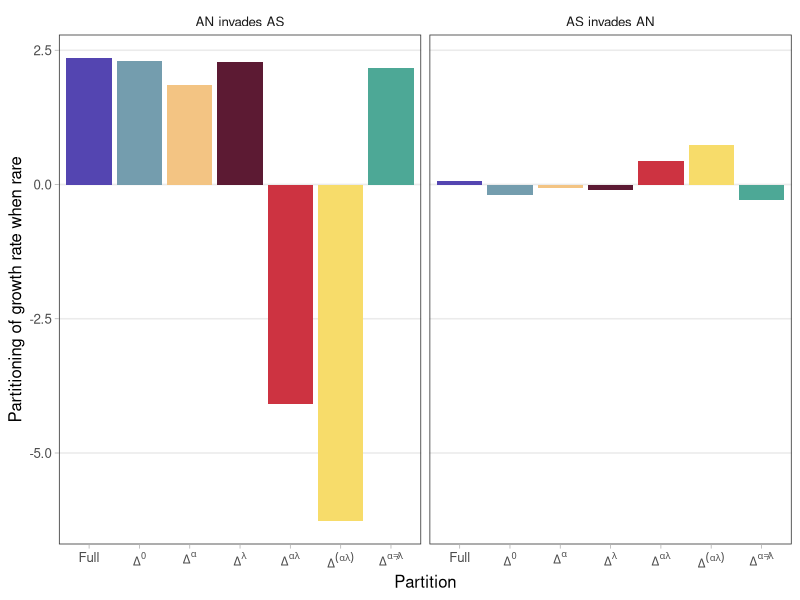
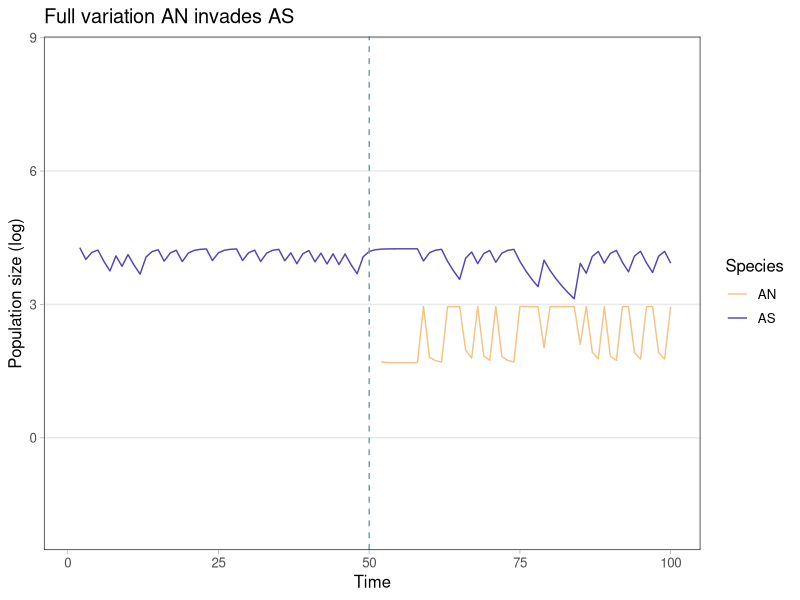
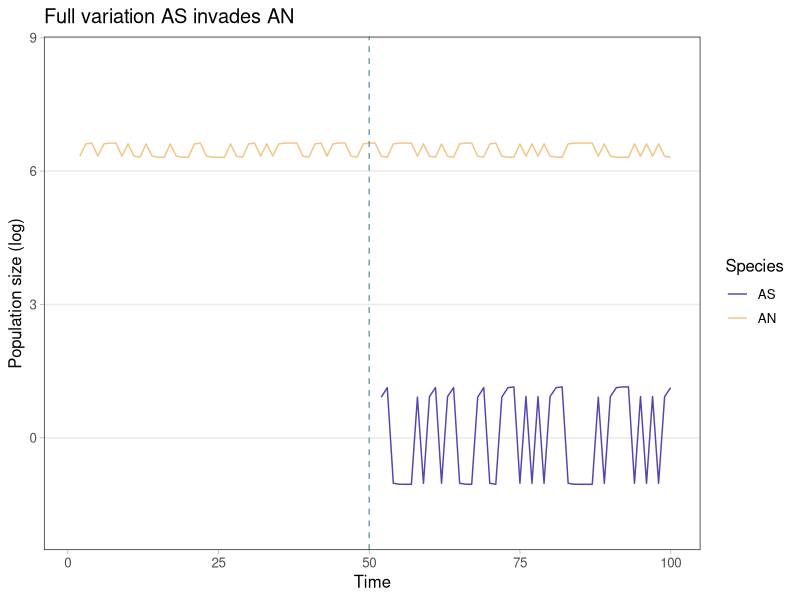
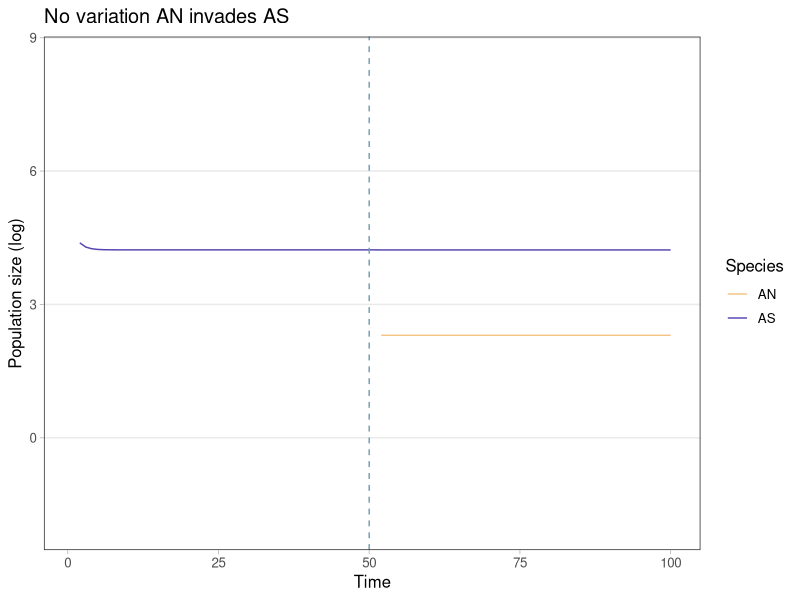
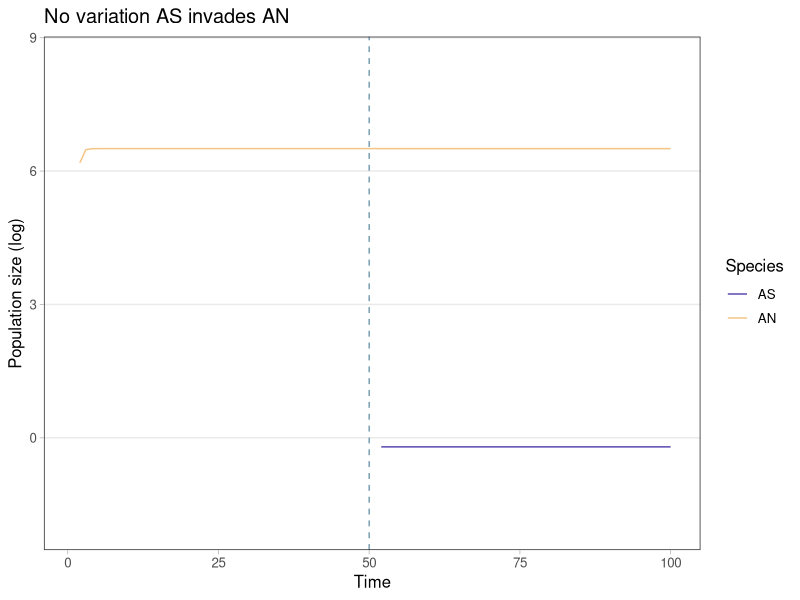
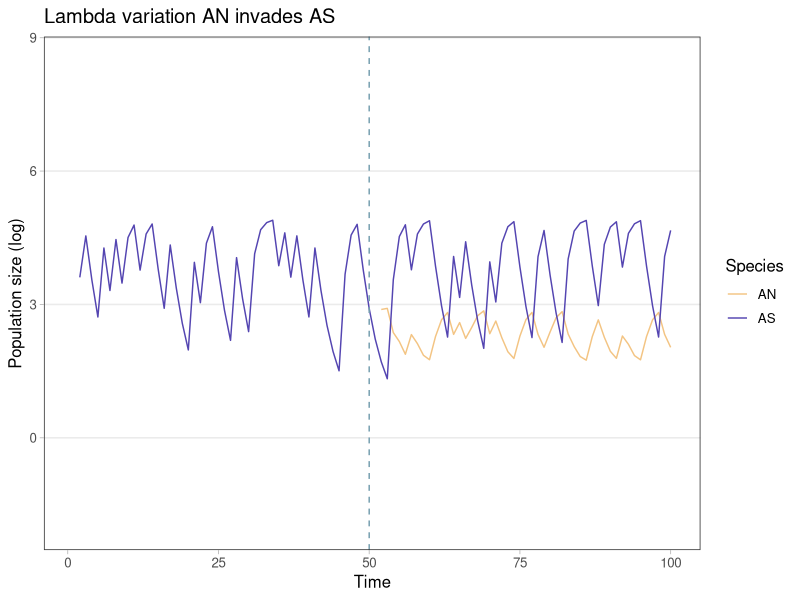
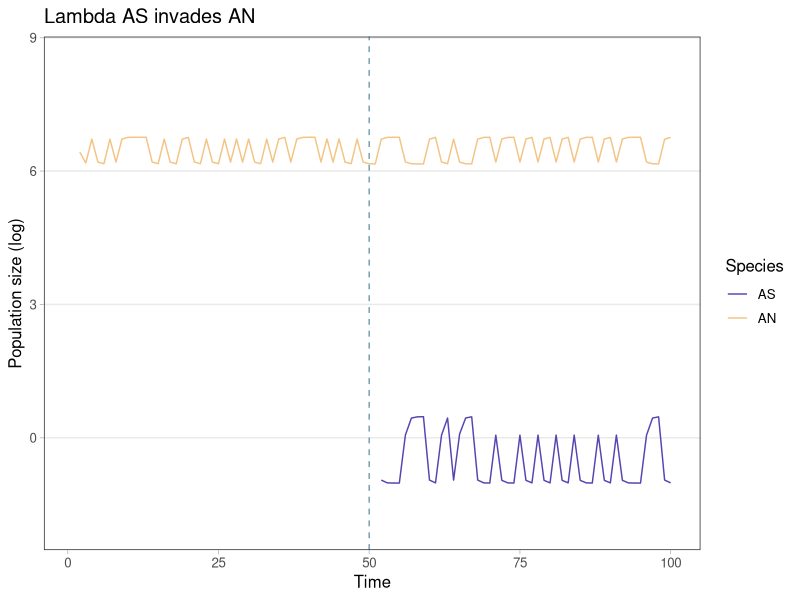
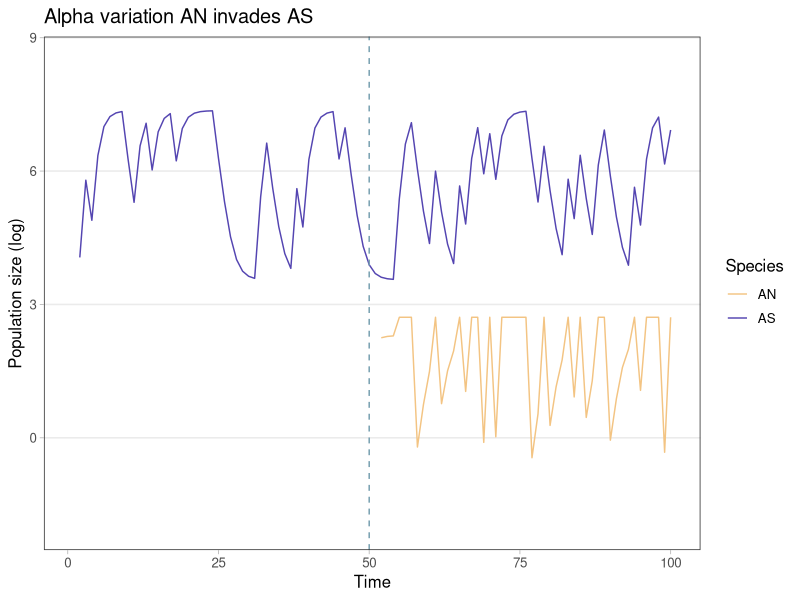

Source code (R) for these figures, in order:
## ---- chunk 1
knitr::opts_chunk$set(echo = TRUE)
library(tidyverse)

## Personal ggplot theme
theme_cw <- function () { 
  theme_bw(base_size=12) %+replace% 
    theme(
      panel.background = element_blank(), 
      plot.background = element_blank(), 
      axis.ticks = element_line(colour = "grey70", size = rel(0.5)),
      panel.grid.minor = element_blank(), 
      panel.grid.major.x = element_blank(),
      legend.background = element_blank(), 
      legend.key = element_blank(),
      strip.background = element_blank(), 
    #  strip.text=element_text(size=12),
    #  axis.text=element_text(size=12),
      complete = TRUE
    )
}
## ---- chunk 2

# seed survival and germination fractions
# don't currently differ by environmental conditions but they could
as <- 0 # changed to 0 to be a fully non-seedbanking species
ag <- 0.9
es <- 0.82
eg <- 0.6

# main parameters
pars <- read.csv('model_parameters_hallett.csv') %>%
  mutate(species = ifelse(species == 'Avena', 'an', 'as'), # generalize species names
         treatment = ifelse(treatment == 'consistentDry','dry','wet')) %>%
  rename(a.an = aiA, a.as = aiE) %>%
  select(-X) %>%
  mutate(seed.surv = ifelse(species == 'an', as, es),
         seed.germ = ifelse(species == 'an', ag, eg)) # add seed survival and germ columns

# adding average values to the parameter df
an.means <- pars %>%
  filter(species == 'an') %>% 
  select(a.an, a.as, lambda, seed.surv, seed.germ) %>%
  colMeans()
as.means <- pars %>%
  filter(species == 'as') %>% 
  select(a.an, a.as, lambda, seed.surv, seed.germ) %>%
  colMeans()
pars <- pars %>%
  add_row(treatment = 'average', species = 'an', 
          a.an = an.means['a.an'], a.as = an.means['a.as'], lambda = an.means['lambda'],
          seed.surv = an.means['seed.surv'], seed.germ = an.means['seed.germ']) %>%
  add_row(treatment = 'average', species = 'as', 
          a.an = as.means['a.an'], a.as = as.means['a.as'], lambda = as.means['lambda'],
          seed.surv = as.means['seed.surv'], seed.germ = as.means['seed.germ'])
## ---- chunk 3
# Determine equilibrium conditions for each species in isolation 
pop_equilibrium <- function (N0, s, g, a.intra, lambda) {
  # to run for only a single timestep
  N <- s*(1-g)*N0 + N0*(lambda*g)/(1+a.intra*N0)
  return(N)
}

# invader population growth rate one time step forward
pop_invade <- function (N0, resident, s, g, a.inter, lambda) {
  # to run for only a single timestep
  N <- s*(1-g)*N0 + N0*(lambda*g)/(1+a.inter*resident)
  return(N)
}

# resident population growth rate one time step forward
pop_resident <- function (N0, resident, s, g, a.intra, a.inter, lambda) {
  # to run for only a single timestep
  N <- s*(1-g)*resident + resident*(lambda*g)/(1+a.intra*resident+a.inter*N0)
  return(N)
}
## ---- chunk 4
run_invasion <- function(sp.invader, sp.resident, N0.i, N0.r, parameters, vary.lambda = TRUE, vary.alpha = TRUE, init.time.steps = 50, total.time.steps = 100){
  
  # two equally probable environmental conditions
  env.draw <- rbinom(total.time.steps, 1, 0.5) 
  env.cond <- if_else(env.draw > 0, 'wet','dry')
  
  n.res <- rep(NA, total.time.steps) # resident population without the invader
  n.res.impact <- rep(NA, total.time.steps) # resident population with invader's impact
  n.res.gr <- rep(NA, total.time.steps) # growth rate of resident population (with invader's impact)
  n.inv <- rep(NA, total.time.steps) # invader population, init.time.steps will stay NA
  
  a.res <- paste('a',sp.resident, sep = '.') # column name of resident interactions
  a.inv <- paste('a',sp.invader, sep = '.') # column name of invader interactions
  
  # parameters for average environmental condition
  p.res.ave <- parameters %>% filter(species == sp.resident, treatment == 'average')
  p.inv.ave <- parameters %>% filter(species == sp.invader, treatment == 'average')
    
  # running just the resident alone for init.time.steps
  n.res[1] <- N0.r
  for (t in 1:init.time.steps){
    # parameters for varying environmental condition
    p.res <- parameters %>% filter(species == sp.resident, treatment == env.cond[t])
    
    # running one time step using the appropriate environmental parameters
    n.res[t+1] <- pop_equilibrium(N0 = n.res[t], 
                                  s = p.res$seed.surv, 
                                  g = p.res$seed.germ, 
                                  lambda = if_else(vary.lambda == TRUE,
                                                   p.res$lambda, 
                                                   p.res.ave$lambda), 
                                  a.intra = if_else(vary.alpha == TRUE,
                                                    p.res[,a.res],
                                                    p.res.ave[,a.res]))
    n.res.impact[t+1] <- n.res[t+1]
   #  n.res.gr[t+1] <- n.res[t+1]/n.res[t]
  }
  
  # running the resident and invader for the remaining time steps
  for (t in (init.time.steps+1):(total.time.steps-1)){
    p.res <- parameters %>% filter(species == sp.resident, treatment == env.cond[t])
    p.inv <- parameters %>% filter(species == sp.invader, treatment == env.cond[t])
    
    # invader population
    # N0 of the invader is set to the same value each time
    n.inv[t+1] <- pop_invade(N0 = N0.i, 
                             resident = n.res[t], #** Should be n.res[init.time.steps]
                             s = p.inv$seed.surv, 
                             g = p.inv$seed.germ, 
                             lambda = if_else(vary.lambda == TRUE,
                                              p.inv$lambda, 
                                              p.inv.ave$lambda), 
                             a.inter = if_else(vary.alpha == TRUE,
                                               p.inv[,a.res],
                                               p.inv.ave[,a.res]))
    
    # resident population as if invader weren't present
    n.res[t+1] <- pop_equilibrium(N0 = n.res[t], 
                                  s = p.res$seed.surv, 
                                  g = p.res$seed.germ, 
                                  lambda = if_else(vary.lambda == TRUE,
                                                   p.res$lambda, 
                                                   p.res.ave$lambda), 
                                  a.intra = if_else(vary.alpha == TRUE,
                                                    p.res[,a.res],
                                                    p.res.ave[,a.res]))
    
    # resident population with invader present
    n.res.impact[t+1] <- pop_resident(N0 = N0.i, 
                               resident = n.res[t], 
                               s = p.res$seed.surv, 
                               g = p.res$seed.germ, 
                               lambda = if_else(vary.lambda == TRUE,
                                                p.res$lambda, 
                                                p.res.ave$lambda), 
                               a.intra = if_else(vary.alpha == TRUE,
                                                 p.res[,a.res],
                                                 p.res.ave[,a.res]),
                               a.inter = if_else(vary.alpha == TRUE,
                                                 p.res[,a.inv],
                                                 p.res.ave[,a.inv]))
    n.res.gr[t+1] <- n.res.impact[t+1]/n.res[t]
  }

  return(tibble(time = 1:total.time.steps, env.cond, n.inv, n.res, n.res.impact, n.res.gr))
}

## ---- chunk 5
run_invasion_no_correlation <- function(sp.invader, sp.resident, N0.i, N0.r, parameters, init.time.steps = 50, total.time.steps = 100){
  
  n.res <- rep(NA, total.time.steps) # resident population without the invader
  n.res.impact <- rep(NA, total.time.steps) # resident population with invader's impact
  n.res.gr <- rep(NA, total.time.steps) # growth rate of resident population (with invader's impact)
  n.inv <- rep(NA, total.time.steps) # invader population, init.time.steps will stay NA
  
  a.res <- paste('a',sp.resident, sep = '.') # column name of resident interactions
  a.inv <- paste('a',sp.invader, sep = '.') # column name of invader interactions
    
  # running just the resident alone for init.time.steps
  n.res[1] <- N0.r
  for (t in 1:init.time.steps){
    # parameters for environmental conditions--lambda and alpha not correlated
    env.draw.lambda <- sample(c('wet','dry'), size = 1) # env for lambda
    env.draw.alpha <- sample(c('wet','dry'), size = 1) # env for alpha
    
    # resident
    p.res.lambda <- parameters %>% filter(species == sp.resident, treatment == env.draw.lambda)
    p.res.alpha <- parameters %>% filter(species == sp.resident, treatment == env.draw.alpha)
    
    # running one time step using the appropriate environmental parameters
    n.res[t+1] <- pop_equilibrium(N0 = n.res[t], 
                                  s = p.res.lambda$seed.surv, 
                                  g = p.res.lambda$seed.germ, 
                                  lambda = p.res.lambda$lambda, 
                                  a.intra = p.res.alpha[,a.res])
    n.res.impact[t+1] <- n.res[t+1]
   #  n.res.gr[t+1] <- n.res[t+1]/n.res[t]
  }
  
  # running the resident and invader for the remaining time steps
  for (t in (init.time.steps+1):(total.time.steps-1)){
    
    # parameters for environmental conditions--lambda and alpha not correlated
    env.draw.lambda <- sample(c('wet','dry'), size = 1) # env for lambda
    env.draw.alpha <- sample(c('wet','dry'), size = 1) # env for alpha
    
    # resident
    p.res.lambda <- parameters %>% filter(species == sp.resident, treatment == env.draw.lambda)
    p.res.alpha <- parameters %>% filter(species == sp.resident, treatment == env.draw.alpha)
    
    # invader
    p.inv.lambda <- parameters %>% filter(species == sp.invader, treatment == env.draw.lambda)
    p.inv.alpha <- parameters %>% filter(species == sp.invader, treatment == env.draw.alpha)
    
    # invader population
    # N0 of the invader is set to the same value each time
    n.inv[t+1] <- pop_invade(N0 = N0.i, 
                             resident = n.res[t], #** Should be n.res[init.time.steps]
                             s = p.inv.lambda$seed.surv, 
                             g = p.inv.lambda$seed.germ, 
                             lambda = p.inv.lambda$lambda, 
                             a.inter = p.inv.alpha[,a.res])
    
    # resident population as if invader weren't present
    n.res[t+1] <- pop_equilibrium(N0 = n.res[t], 
                                  s = p.res.lambda$seed.surv, 
                                  g = p.res.lambda$seed.germ, 
                                  lambda = p.res.lambda$lambda, 
                                  a.intra = p.res.alpha[,a.res])
    
    # resident population with invader present
    n.res.impact[t+1] <- pop_resident(N0 = N0.i, 
                               resident = n.res[t], 
                               s = p.res.lambda$seed.surv, 
                               g = p.res.lambda$seed.germ, 
                               lambda = p.res.lambda$lambda, 
                               a.intra = p.res.alpha[,a.res],
                               a.inter = p.res.alpha[,a.inv])
    n.res.gr[t+1] <- n.res.impact[t+1]/n.res[t]
  }

  return(tibble(time = 1:total.time.steps, n.inv, n.res, n.res.impact, n.res.gr))
}

## ---- chunk 6
plot_invasion <- function(df, sp.invader, sp.resident, title){
  df.long <- df %>% 
    select(time, n.inv, n.res.impact) %>% 
    pivot_longer(cols = c(n.res.impact, n.inv),
                 names_to = 'species', values_to = 'n') %>% 
    mutate(n.log = log(n))
  
  ## colors for graphs
  cols <- c(
    as = "#5445b1",
    an = "#f3c483",
    p = "#4DA896",
    lines = "#749dae"
  )
  
  sp.inv.cap <- toupper(sp.invader)
  sp.res.cap <- toupper(sp.resident)
  
  ggplot(df.long, aes(x = time, y = n.log, color = species)) +
    geom_line() +
    geom_vline(xintercept = time.warm.up, color = cols[['lines']], linetype = 'dashed') +
    theme_cw() +
    scale_color_manual(name = 'Species', values = c(cols[[sp.invader]], cols[[sp.resident]]),
                       labels = c(sp.inv.cap,sp.res.cap)) +
    ggtitle(paste(title, sp.inv.cap, 'invades', sp.res.cap, sep = ' ')) +
    ylim(-2,8.5) +
    xlab('Time') + 
    ylab('Population size (log)')
  
}
## ---- chunk 7
partition_epsilons <- function(sp.inv, sp.res){
  
  part <- tibble(sp.invader = sp.inv, sp.resident = sp.res)
  
  # no variation
  invade.none <-  run_invasion(sp.invader = sp.inv, sp.resident = sp.res,
                               N0.i = 1, N0.r = 100, parameters = pars,
                               init.time.steps = time.warm.up, total.time.steps = time.full,
                               vary.lambda = FALSE, vary.alpha = FALSE) %>%
    filter(time > time.warm.up + 1)
  
  part$inv.e0 <- mean(log(invade.none$n.inv))
  part$res.e0 <- mean(log(invade.none$n.res.gr))
  
  # lambda variation only
  invade.l <-  run_invasion(sp.invader = sp.inv, sp.resident = sp.res,
                            N0.i = 1, N0.r = 100, parameters = pars,
                            init.time.steps = time.warm.up, total.time.steps = time.full,
                            vary.lambda = TRUE, vary.alpha = FALSE) %>%
    filter(time > time.warm.up + 1)
  
  part$inv.el <- mean(log(invade.l$n.inv)) - part$inv.e0 # need to check -- maybe should be mean of log
  part$res.el <- mean(log(invade.l$n.res.gr))- part$inv.e0
  
  # alpha variation only
  invade.a <-  run_invasion(sp.invader = sp.inv, sp.resident = sp.res,
                            N0.i = 1, N0.r = 100, parameters = pars,
                            init.time.steps = time.warm.up, total.time.steps = time.full,
                            vary.lambda = FALSE, vary.alpha = TRUE) %>%
    filter(time > time.warm.up + 1)
  
  part$inv.ea <- mean(log(invade.a$n.inv)) - part$inv.e0
  part$res.ea <- mean(log(invade.a$n.res.gr)) - part$inv.e0
  
  # full variation
  invade.full <-  run_invasion(sp.invader = sp.inv, sp.resident = sp.res,
                               N0.i = 1, N0.r = 100, parameters = pars,
                               init.time.steps = time.warm.up, total.time.steps = time.full) %>%
    filter(time > time.warm.up + 1)
  
  part$inv.full <- mean(log(invade.full$n.inv)) 
  part$res.full <- mean(log(invade.full$n.res.gr))
  
  part$inv.eint <- part$inv.full - (part$inv.e0 + part$inv.el + part$inv.ea)
  part$res.eint <- part$res.full - (part$res.e0 + part$res.el + part$res.ea)
  
  # no correlation
  invade.no.cov <- run_invasion_no_correlation(sp.invader = sp.inv, sp.resident = sp.res,
                               N0.i = 1, N0.r = 100, parameters = pars,
                               init.time.steps = time.warm.up, total.time.steps = time.full) %>%
    filter(time > time.warm.up + 1)
  
  part$inv.nocov <- mean(log(invade.no.cov$n.inv))
  part$res.nocov <- mean(log(invade.no.cov$n.res.gr))
  
  part$inv.storage <- part$inv.eint - part$inv.nocov
  part$res.storage <- part$res.eint - part$res.nocov
  
  return(part)
}


## ---- chunk 8
time.warm.up <- 50
time.full <- 100

partitions <- partition_epsilons('an','as') %>%
  rbind(partition_epsilons('as','an')) %>%
  pivot_longer(cols = inv.e0:res.storage) %>%
  separate(name, into = c('player', 'partition')) %>%
  pivot_wider(names_from = player, values_from = value) %>%
  mutate(delta = inv - res,
         partition = factor(partition, 
                            levels = c('full','e0','ea','el','eint', 'storage','nocov')))
species_names <- c(
  an = 'AN invades AS',
  as = 'AS invades AN'
)

colors <- c("#5445b1", "#749dae", "#f3c483", "#5c1a33", "#cd3341", "#f7dc6a", "#4DA896")

ggplot(partitions, aes(x = partition, y = delta, fill = partition)) + 
  facet_grid(cols = vars(sp.invader),
             labeller = labeller(sp.invader = species_names)) + 
  geom_bar(stat = 'identity', position = position_dodge()) +
  theme_cw() +
  ylab('Partitioning of growth rate when rare') +
  scale_x_discrete(labels = c('full' = 'Full',  'e0' = expression(Delta^0), 'ea' = expression(Delta^alpha),
                              'el' = expression(Delta^lambda), 'eint' = expression(Delta^{alpha*lambda}),
                              'storage' = expression(Delta^(alpha*lambda)), 'nocov' = expression(Delta^{alpha!=lambda})),
                   name = 'Partition') +
  scale_fill_manual(values = colors) +
  guides(fill = 'none')

## ---- chunk 9
time.warm.up <- 50
time.full <- 100
invade.an.full <-  run_invasion(sp.invader = 'an', sp.resident = 'as',
                                N0.i = 1, N0.r = 100, parameters = pars,
                                init.time.steps = time.warm.up, total.time.steps = time.full)

plot_invasion(invade.an.full, 'an', 'as', 'Full variation')


invade.as.full <-  run_invasion(sp.invader = 'as', sp.resident = 'an',
                                N0.i = 1, N0.r = 100, parameters = pars,
                                init.time.steps = time.warm.up, total.time.steps = time.full)

plot_invasion(invade.as.full, 'as', 'an', 'Full variation')

## ---- chunk 10
invade.an.none <-  run_invasion(sp.invader = 'an', sp.resident = 'as',
                           N0.i = 1, N0.r = 100, parameters = pars,
                           init.time.steps = time.warm.up, total.time.steps = time.full,
                           vary.lambda = FALSE, vary.alpha = FALSE)

plot_invasion(invade.an.none, 'an', 'as', 'No variation')

invade.as.none <-  run_invasion(sp.invader = 'as', sp.resident = 'an',
                           N0.i = 1, N0.r = 100, parameters = pars,
                           init.time.steps = time.warm.up, total.time.steps = time.full,
                           vary.lambda = FALSE, vary.alpha = FALSE)

plot_invasion(invade.as.none, 'as', 'an', 'No variation')
## ---- chunk 11
invade.an.l <-  run_invasion(sp.invader = 'an', sp.resident = 'as',
                           N0.i = 1, N0.r = 100, parameters = pars,
                           init.time.steps = time.warm.up, total.time.steps = time.full,
                           vary.lambda = TRUE, vary.alpha = FALSE)

plot_invasion(invade.an.l, 'an', 'as', 'Lambda variation')


invade.as.l <-  run_invasion(sp.invader = 'as', sp.resident = 'an',
                           N0.i = 1, N0.r = 100, parameters = pars,
                           init.time.steps = time.warm.up, total.time.steps = time.full,
                           vary.lambda = TRUE, vary.alpha = FALSE)

plot_invasion(invade.as.l, 'as', 'an', 'Lambda')

## ---- chunk 12
invade.an.a <-  run_invasion(sp.invader = 'an', sp.resident = 'as',
                           N0.i = 1, N0.r = 100, parameters = pars,
                           init.time.steps = time.warm.up, total.time.steps = time.full,
                           vary.lambda = FALSE, vary.alpha = TRUE)

plot_invasion(invade.an.a, 'an', 'as', 'Alpha variation')

invade.as.a <-  run_invasion(sp.invader = 'as', sp.resident = 'an',
                           N0.i = 1, N0.r = 100, parameters = pars,
                           init.time.steps = time.warm.up, total.time.steps = time.full,
                           vary.lambda = FALSE, vary.alpha = TRUE)

plot_invasion(invade.as.a, 'as', 'an', 'Alpha variation')

## ---- chunk 13
invade.an.no.cov <-  run_invasion_no_correlation(sp.invader = 'an', sp.resident = 'as',
                           N0.i = 1, N0.r = 100, parameters = pars,
                           init.time.steps = time.warm.up, total.time.steps = time.full)

plot_invasion(invade.an.no.cov , 'an', 'as', 'Split covariance')

invade.as.no.cov  <-  run_invasion_no_correlation(sp.invader = 'as', sp.resident = 'an',
                           N0.i = 1, N0.r = 100, parameters = pars,
                           init.time.steps = time.warm.up, total.time.steps = time.full)

plot_invasion(invade.as.no.cov , 'as', 'an', 'Split covariance')

